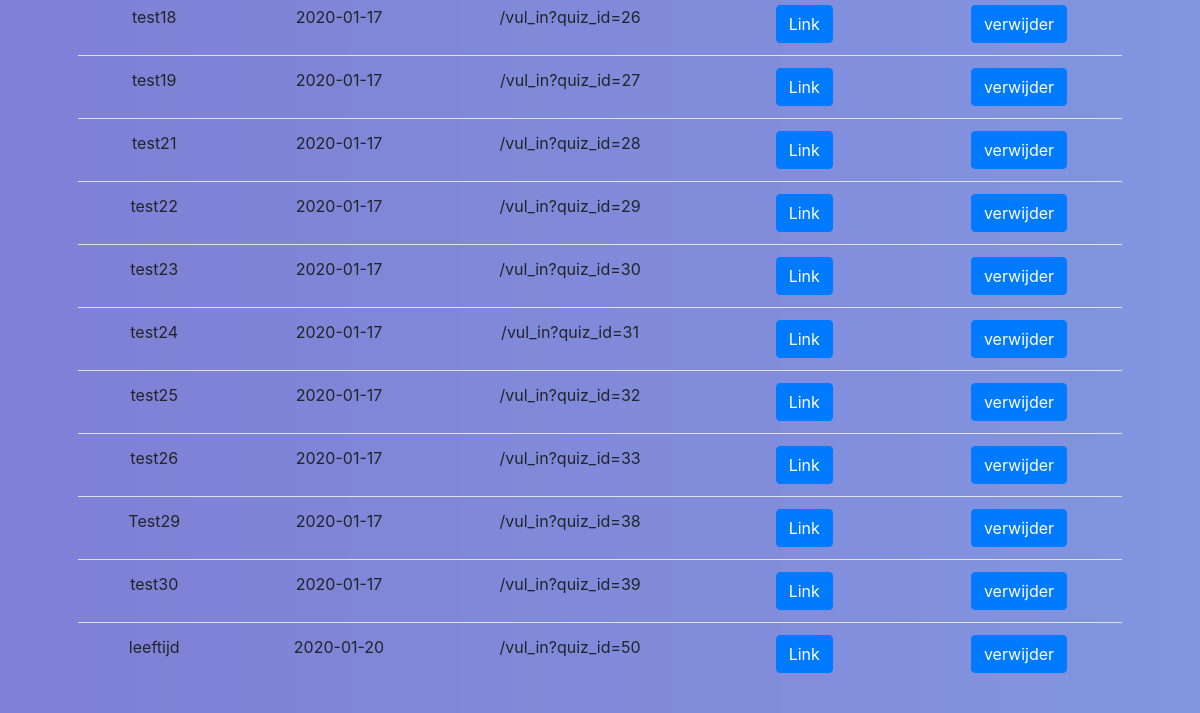
The page /mijn_quizzes (signed in, lower part) on the database as committed earlier.
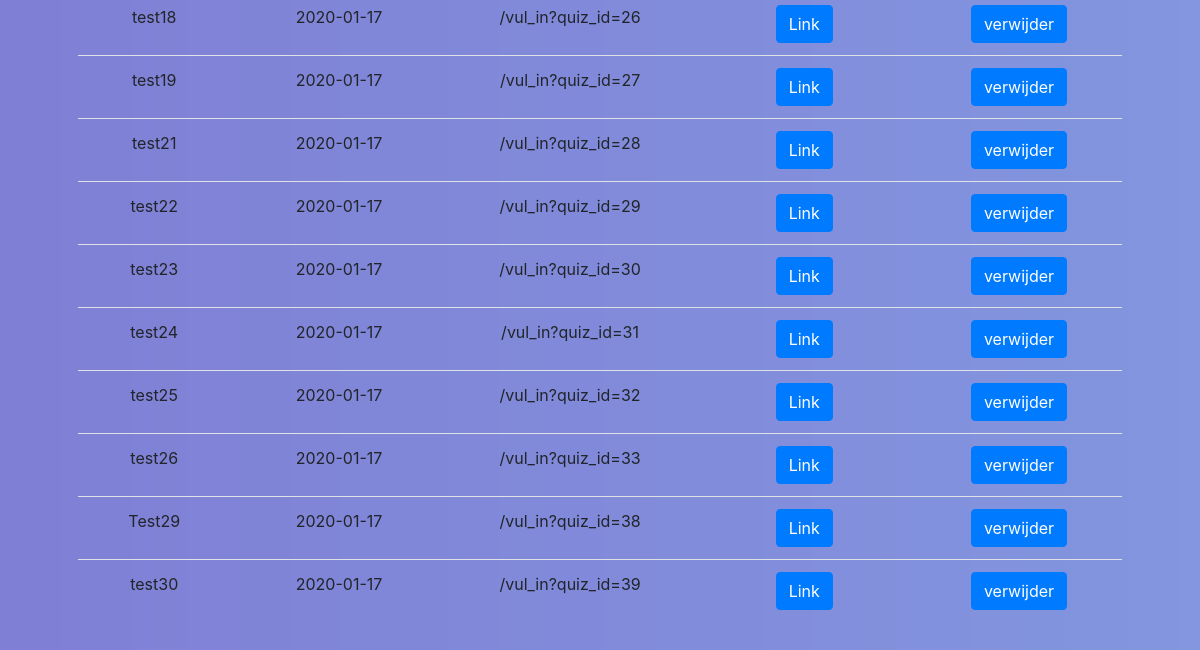
The same page on the database as committed later.
### tables this page shows
CREATE TABLE 'quizes' ('quiz_id' integer PRIMARY KEY AUTOINCREMENT NOT NULL,'user_id' integer NOT NULL, 'quiz_titel'  text NOT NULL  , 'date'  timestamp DEFAULT CURRENT_DATE  );

### application.py (the view)
@app.route("/mijn_quizzes")
@login_required
def mijn_quizzes():
    quizes = db.execute("SELECT * FROM quizes WHERE user_id = :user_id", user_id = session['user_id'])
    return render_template("mijn_quizzes.html", quizes = quizes)

### application.py (called while the page is built)
@app.after_request
def after_request(response):
    response.headers["Cache-Control"] = "no-cache, no-store, must-revalidate"
    response.headers["Expires"] = 0
    response.headers["Pragma"] = "no-cache"
    return response

### helpers.py (called while the page is built)
def login_required(f):
    @wraps(f)
    def decorated_function(*args, **kwargs):
        if session.get("user_id") is None:
            return redirect("/login")
        return f(*args, **kwargs)
    return decorated_function

### templates/mijn_quizzes.html (shortened to what this page needs)
{% extends "layout.html" %}
{% block main %}
{% if not quizes %}
  <h3> Je hebt nog geen quizes, klik op maak quizzes om een quiz aan te maken</h3>
  <form action="/maak_quiz">
    <button class="btn btn-primary" type="submit">Maak quizzes</button>
  </form>
{% else %}
  <table class="table table-hover">
    <tbody>
      {% for quiz in quizes %}
        <tr>
          <td>{{quiz['quiz_titel']}}</td>
          <td>{{quiz['date']}}</td>
          <td>/vul_in?quiz_id={{quiz['quiz_id']}}</td>
          <td> <button type="button" class="btn btn-primary" onclick="window.location.href='{{'/vul_in?quiz_id=%s'%quiz['quiz_id']}}'">Link</button> </td>
          <td> <button type="button" class="btn btn-primary" onclick="window.location.href='{{'/verwijder_quiz?quiz_id=%s'%quiz['quiz_id']}}'">verwijder</button> </td>
        </tr>
      {% endfor %}
    </tbody>
  </table>
{% endif %}
{% endblock %}

### templates/layout.html (shortened to what this page needs)
<!DOCTYPE html>
<html lang="en">
    <head>
        <link href="https://maxcdn.bootstrapcdn.com/bootstrap/4.1.3/css/bootstrap.min.css" rel="stylesheet">
        <link href="/static/styles.css" rel="stylesheet">
    </head>
    <body>
        <main class="container p-5">
            {% block main %}{% endblock %}
        </main>
    </body>
</html>

### static/styles.css (style rules this page uses)
main { overflow-x: auto; text-align: center; }
body { background-image: url("Azur Lane.jpg"); background-repeat: no-repeat; background-size: cover; }
table { margin-top: 40px; }

Rows that differ between the two databases and show on the page:
no longer on this page (row edited): quizes: quiz_titel "leeftijd", date "2020-01-20", quiz_id "50"
